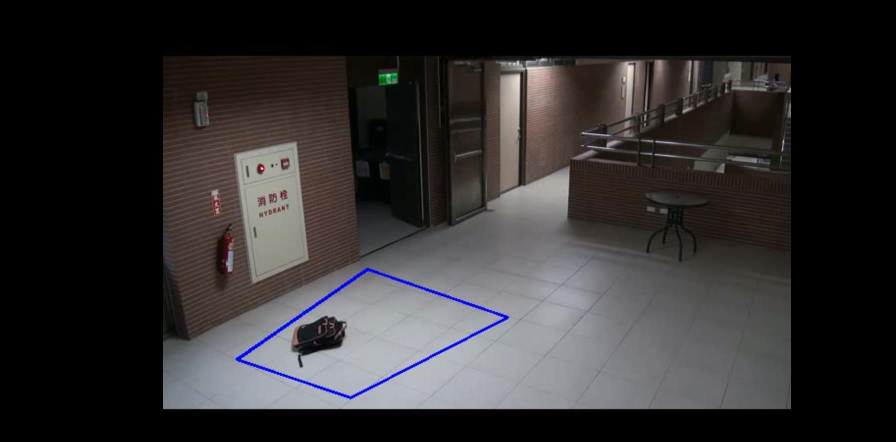
#> input picture images/bag.jpg, 1791 x 883 px (shown at 1/2 size)
$ python -i datasets_bak.py   (imports and definitions only)   (older library calls are emulated)
#> lines starting #> are read from the running program, lines starting #| are printed output that depends on the picture
#> further down, picture is the input picture: shape (883, 1791, 3); mean B, G, R 47.9, 47.6, 49.8
import glob
import math
import os
import random
import shutil
import time
from pathlib import Path
from threading import Thread

import cv2
import numpy as np
import torch
from PIL import Image, ExifTags
from torch.utils.data import Dataset
from tqdm import tqdm

from utils.utils import xyxy2xywh, xywh2xyxy

help_url = 'https://github.com/ultralytics/yolov5/wiki/Train-Custom-Data'
img_formats = ['.bmp', '.jpg', '.jpeg', '.png', '.tif', '.dng']
vid_formats = ['.mov', '.avi', '.mp4', '.mpg', '.mpeg', '.m4v', '.wmv', '.mkv']

# Get orientation exif tag
# [3 lines not run here, left out]


# [13 lines left out: function exif_size, not called in this run]


class LoadImages:  # for inference
    # [23 lines left out: function __init__, not called in this run]

    def __iter__(self):
        self.count = 0
        return self

    # [43 lines left out: functions __next__, new_video, not called in this run]

    def __len__(self):
        return self.nF  # number of files


class LoadWebcam:  # for inference
    # [20 lines left out: function __init__, not called in this run]

    def __iter__(self):
        self.count = -1
        return self

    # [34 lines left out: function __next__, not called in this run]

    def __len__(self):
        return 0


class LoadStreams:  # multiple IP or RTSP cameras
    # [44 lines left out: functions __init__, update, not called in this run]

    def __iter__(self):
        self.count = -1
        return self

    # [18 lines left out: function __next__, not called in this run]

    def __len__(self):
        return 0  # 1E12 frames = 32 streams at 30 FPS for 30 years


class LoadImagesAndLabels(Dataset):  # for training/testing
    # [171 lines left out: function __init__, not called in this run]

    def __len__(self):
        return len(self.img_files)

    # [5 lines of commented-out code are left out]

    # [103 lines left out: functions __getitem__, collate_fn, load_image, not called in this run]


def augment_hsv(img, hgain=0.5, sgain=0.5, vgain=0.5):
#> called with hgain = 0.5, sgain = 0.5, vgain = 0.5
    r = np.random.uniform(-1, 1, 3) * [hgain, sgain, vgain] + 1  # random gains
    hue, sat, val = cv2.split(cv2.cvtColor(img, cv2.COLOR_BGR2HSV))
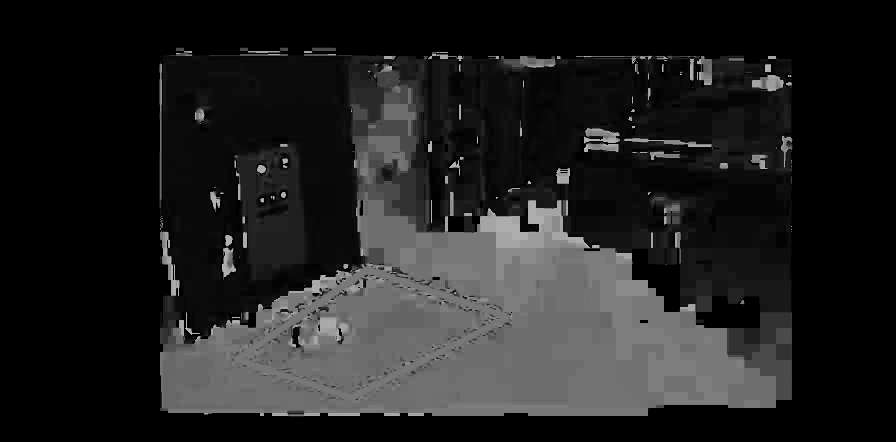
#> hue: shape (883, 1791) (shown at 1/2 size); min 0, max 179, mean 33.4
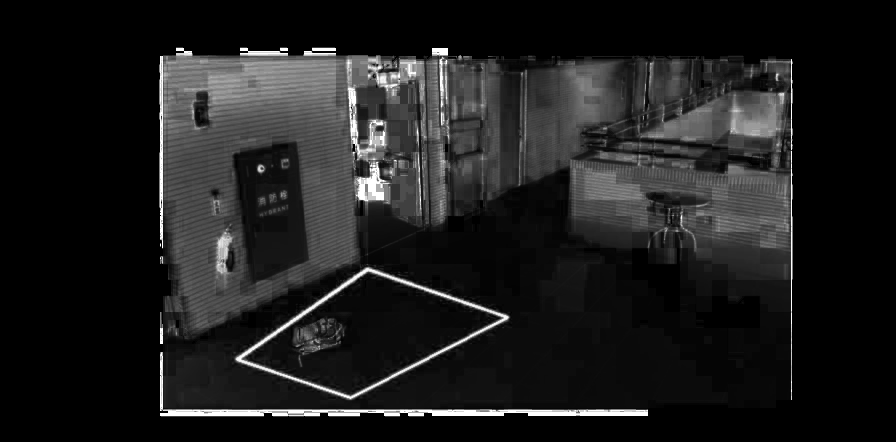
#> sat: shape (883, 1791) (shown at 1/2 size); min 0, max 255, mean 29.9
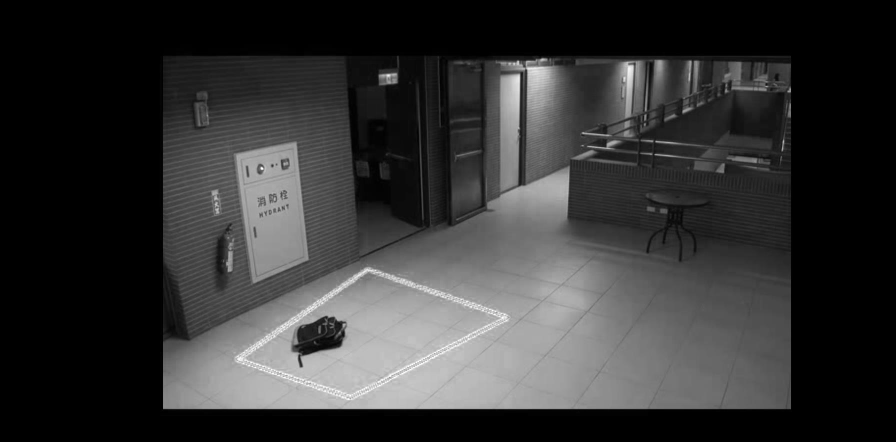
#> val: shape (883, 1791) (shown at 1/2 size); min 0, max 255, mean 52.4
    dtype = img.dtype  # uint8

    x = np.arange(0, 256, dtype=np.int16)
    lut_hue = ((x * r[0]) % 180).astype(dtype)
    lut_sat = np.clip(x * r[1], 0, 255).astype(dtype)
#> lut_sat = 256 values from 0 to 255
    lut_val = np.clip(x * r[2], 0, 255).astype(dtype)
#> lut_val = 256 values from 0 to 255

    img_hsv = cv2.merge((cv2.LUT(hue, lut_hue), cv2.LUT(sat, lut_sat), cv2.LUT(val, lut_val))).astype(dtype)
#> img_hsv: shape (883, 1791, 3); mean H, S, V 33.6, 35.3, 57.5
    cv2.cvtColor(img_hsv, cv2.COLOR_HSV2BGR, dst=img)  # no return needed

    # Histogram equalization
    # if random.random() < 0.2:
    #     for i in range(3):
    #         img[:, :, i] = cv2.equalizeHist(img[:, :, i])


# [283 lines left out: functions load_mosaic, letterbox, random_affine, cutout, reduce_img_size, convert_images2bmp and 3 more, not called in this run]

>>> import cv2
>>> picture = cv2.imread('../images/bag.jpg')
>>> result = augment_hsv(picture)
